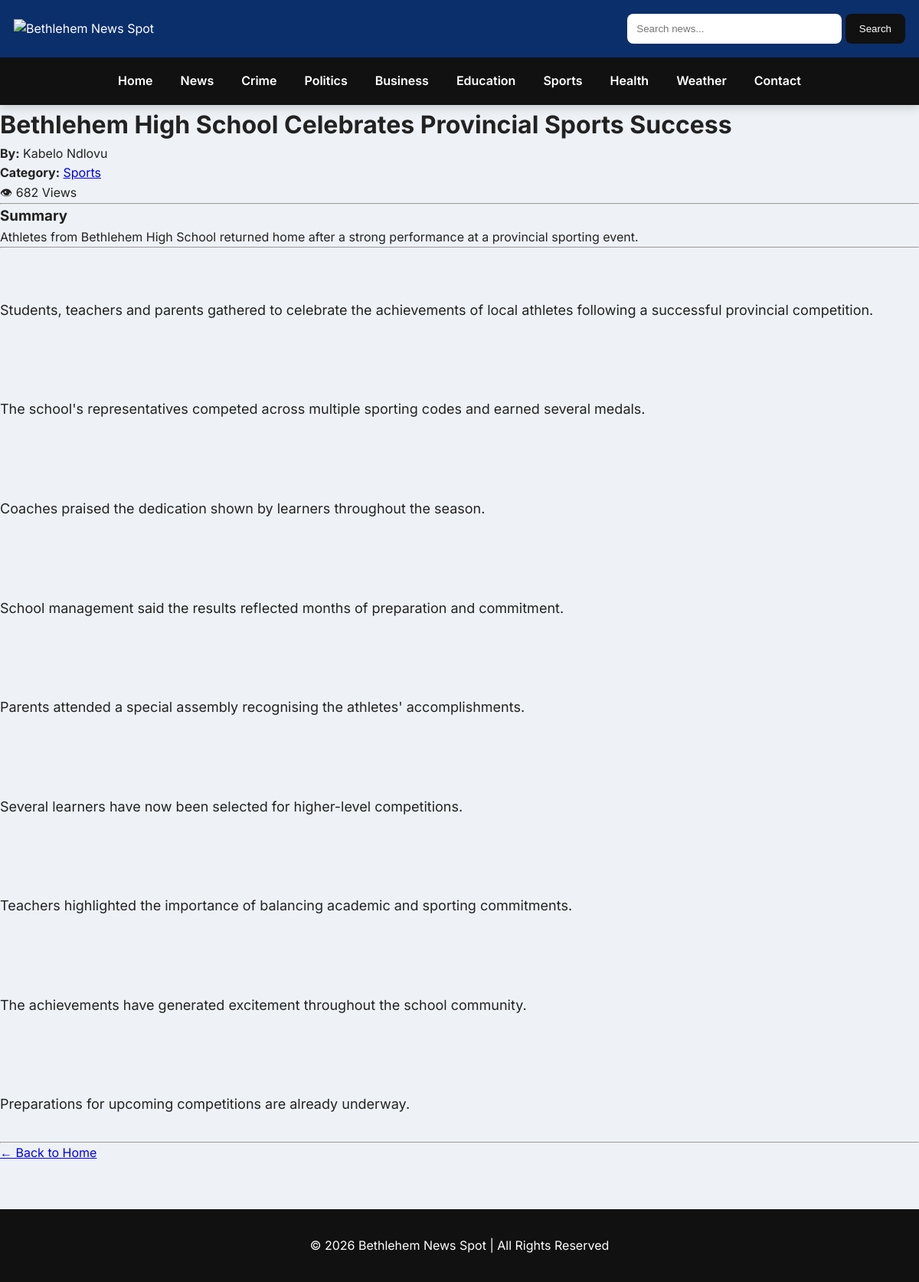
/article/5, run on an earlier commit of the app's database.
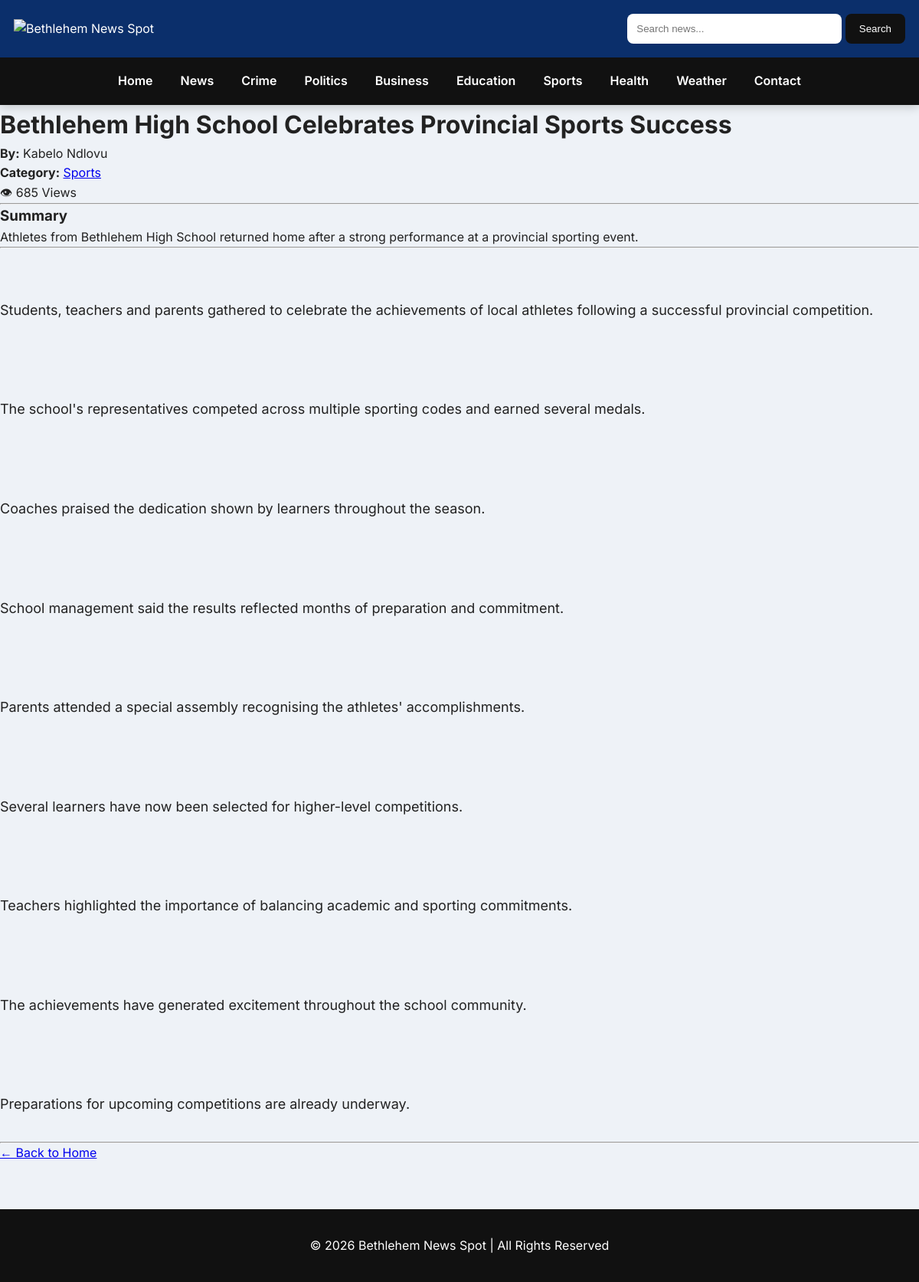
And on a later commit of the database.
### models/article.py (models this page shows)
class Article(db.Model):
    __tablename__ = "articles"
    id = db.Column(db.Integer, primary_key=True)
    title = db.Column(db.String(200), nullable=False)
    summary = db.Column(db.String(500), nullable=False)
    content = db.Column(db.Text, nullable=False)
    category = db.Column(db.String(100), nullable=False)
    author = db.Column(db.String(100), nullable=False)
    image = db.Column(db.String(255))
    published = db.Column(
    db.Boolean,
    default=False
)
    breaking = db.Column(db.Boolean, default=False)
    featured = db.Column(db.Boolean, default=False)
    views = db.Column(db.Integer, default=0)
    created_at = db.Column(db.DateTime, default=datetime.utcnow)

### routes/articles.py (the view)
@articles_bp.route("/article/<int:article_id>")
def article(article_id):
    article = get_article_by_id(article_id)
    if article is None:
        abort(404)
    increase_views(article)
    related_articles = get_related_articles(article)
    return render_template(
        "article.html",
        article=article,
        related_articles=related_articles,
    )

### services/article_service.py (called while the page is built)
def get_article_by_id(article_id):
    return db.session.get(Article, article_id)

def increase_views(article):
    article.views += 1
    db.session.commit()

def get_related_articles(article, limit=3):
    return (
        Article.query
        .filter(
            Article.category == article.category,
            Article.id != article.id
        )
        .limit(limit)
        .all()
    )

### templates/article.html (shortened to what this page needs)
{% extends "base.html" %}
{% block content %}
<h1>{{ article.title }}</h1>
<p>
<strong>By:</strong> {{ article.author }}
</p>
<p>
<strong>Category:</strong>
<a href="{{ url_for('articles.category', category=article.category) }}">
{{ article.category }}
</a>
</p>
<p>
👁 {{ article.views }} Views
</p>
<hr>
<h3>Summary</h3>
<p>
{{ article.summary }}
</p>
<hr>
<div style="line-height:1.8; font-size:18px;">
{{ article.content|replace('\n','<br><br>')|safe }}
</div>
<hr>
<a href="{{ url_for('home.index') }}">
← Back to Home
</a>
{% endblock %}

What changed in the data, as far as the page shows it:
changed Article "Bethlehem High School Celebrates Provincial Sports Success": views "682" → "685"
